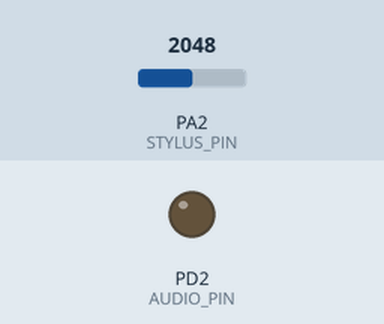
Bench run of a program on a simulated STM32 Blue Pill. Parts: output pins drawn as LEDs (lit = HIGH). The test bench sets the inputs (shaded band); at power-on: PA2 (STYLUS_PIN) = 2048.

Above: at 1.2 s.
1.3 s: PA2 (STYLUS_PIN) set to 1052
2.8 s: PA2 (STYLUS_PIN) set to 928
At 3.9 s:
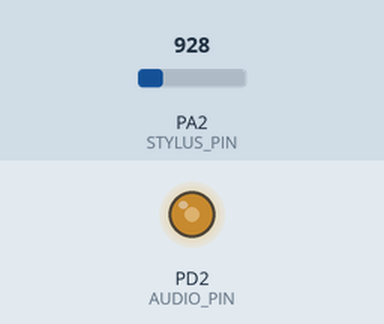
4.3 s: PA2 (STYLUS_PIN) set to 491
At 4.8 s:
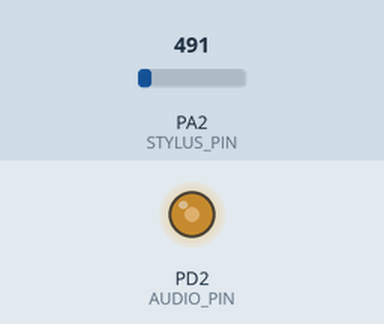
Timing chart, 0 to 7.3 s (numbered marks = the images above; inputs shaded):
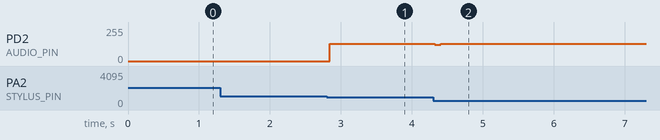

The program:

main.cpp
```cpp
#include <Arduino.h>
#include "config.h"

#define AUDIO_PIN PD2
#define STYLUS_PIN PA2
#define SWITCH_1 PC0
#define SWITCH_2 PC1

uint32_t halfPeriod = 0;
uint32_t lastToggle = 0;

bool audioState = false;

int8_t lastKey = 0;


int8_t getKey(int16_t adcValue);
void updateAudio();

void setup() {

    pinMode(AUDIO_PIN, OUTPUT);
    digitalWrite(AUDIO_PIN, LOW);

    pinMode(STYLUS_PIN, INPUT_ANALOG);

    pinMode(SWITCH_1, INPUT_PULLUP);
    pinMode(SWITCH_2, INPUT_PULLUP);
}

void loop() {

    updateAudio();

    int value = analogRead(STYLUS_PIN);
    int8_t key = getKey(value);

    if (key != lastKey) {
        lastKey = key;

        if (key == 0) {
            halfPeriod = 0;
            audioState = false;
            digitalWrite(AUDIO_PIN, LOW);
        }
        else {
            uint16_t frequency = noteFrequencies[key - 1];

            halfPeriod = 500000UL / frequency;
            lastToggle = micros();

        }

    }


}

int8_t getKey(int16_t adcValue) {

    if (adcValue < 25) {
        return 0;
    }

    int8_t key = (adcValue * 21L + 511) / 1023;

    if (key < 1 || key > NUM_KEYS) {
        return 0;
    }
    else {
        return key;
    }
}

void updateAudio() {

    if (halfPeriod == 0) {
        return;
    }

    uint32_t timeNow = micros();

    if (timeNow - lastToggle >= halfPeriod) {

        lastToggle = timeNow;

        audioState = !audioState;
        digitalWrite(AUDIO_PIN, audioState);
    }
}
```

config.h
```cpp
#define NUM_KEYS 20

const uint16_t noteFrequencies[20] = {
    220,  // A3
    233,  // A#3
    247,  // B3
    262,  // C4
    277,  // C#4
    294,  // D4
    311,  // D#4
    330,  // E4
    349,  // F4
    370,  // F#4
    392,  // G4
    415,  // G#4
    440,  // A4
    466,  // A#4
    494,  // B4
    523,  // C5
    554,  // C#5
    587,  // D5
    622,  // D#5
    659   // E5
};
```

Measured:
- the behaviour switches between 999 and 998 on PA2 (STYLUS_PIN) (found by bisection; images 0 and 1)
- after the input at 1.3 s, every drawn part: stays the same
- after the input at 2.8 s, PD2 (AUDIO_PIN): 0/255 → 130/255 after 0.05 s
- after the input at 4.3 s, PD2 (AUDIO_PIN): 130/255 → 123/255 at once, → 129/255 0.08 s later
